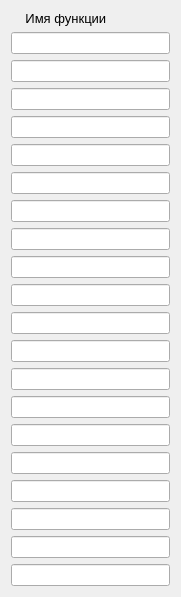
   <widget class="QWidget" name="layoutWidget">
    <property name="geometry">
     <rect>
      <x>1019</x>
      <y>11</y>
      <width>181</width>
      <height>583</height>
     </rect>
    </property>
    <layout class="QVBoxLayout" name="verticalLayout_3">
     <item>
      <widget class="QLabel" name="label_39">
       <property name="font">
        <font>
         <pointsize>10</pointsize>
        </font>
       </property>
       <property name="text">
        <string>    Имя функции</string>
       </property>
      </widget>
     </item>
     <item>
      <widget class="QLineEdit" name="funcName"/>
     </item>
     <item>
      <widget class="QLineEdit" name="funcName_2"/>
     </item>
     <item>
      <widget class="QLineEdit" name="funcName_3"/>
     </item>
     <item>
      <widget class="QLineEdit" name="funcName_4"/>
     </item>
     <item>
      <widget class="QLineEdit" name="funcName_5"/>
     </item>
     <item>
      <widget class="QLineEdit" name="funcName_6"/>
     </item>
     <item>
      <widget class="QLineEdit" name="funcName_7"/>
     </item>
     <item>
      <widget class="QLineEdit" name="funcName_8"/>
     </item>
     <item>
      <widget class="QLineEdit" name="funcName_9"/>
     </item>
     <item>
      <widget class="QLineEdit" name="funcName_10"/>
     </item>
     <item>
      <widget class="QLineEdit" name="funcName_11"/>
     </item>
     <item>
      <widget class="QLineEdit" name="funcName_12"/>
     </item>
     <item>
      <widget class="QLineEdit" name="funcName_13"/>
     </item>
     <item>
      <widget class="QLineEdit" name="funcName_14"/>
     </item>
     <item>
      <widget class="QLineEdit" name="funcName_15"/>
     </item>
     <item>
      <widget class="QLineEdit" name="funcName_16"/>
     </item>
     <item>
      <widget class="QLineEdit" name="funcName_17"/>
     </item>
     <item>
      <widget class="QLineEdit" name="funcName_18"/>
     </item>
     <item>
      <widget class="QLineEdit" name="funcName_19"/>
     </item>
     <item>
      <widget class="QLineEdit" name="funcName_20"/>
     </item>
    </layout>
   </widget>
